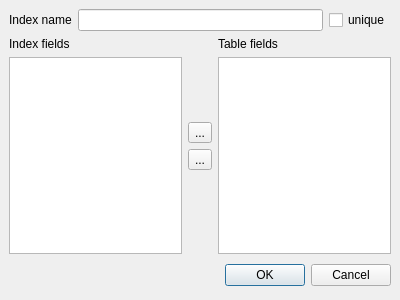
<ui version="4.0" >
 <class>DlgIndexDef</class>
 <widget class="QDialog" name="DlgIndexDef" >
  <property name="geometry" >
   <rect>
    <x>0</x>
    <y>0</y>
    <width>400</width>
    <height>300</height>
   </rect>
  </property>
  <property name="windowTitle" >
   <string>Dialog</string>
  </property>
  <layout class="QVBoxLayout" >
   <property name="spacing" >
    <number>6</number>
   </property>
   <property name="margin" >
    <number>9</number>
   </property>
   <item>
    <layout class="QHBoxLayout" >
     <property name="spacing" >
      <number>6</number>
     </property>
     <property name="margin" >
      <number>0</number>
     </property>
     <item>
      <widget class="QLabel" name="label_3" >
       <property name="text" >
        <string>Index name</string>
       </property>
      </widget>
     </item>
     <item>
      <widget class="QLineEdit" name="edIndexName" />
     </item>
     <item>
      <widget class="QCheckBox" name="chkUnique" >
       <property name="text" >
        <string>unique</string>
       </property>
      </widget>
     </item>
    </layout>
   </item>
   <item>
    <layout class="QHBoxLayout" >
     <property name="spacing" >
      <number>6</number>
     </property>
     <property name="margin" >
      <number>0</number>
     </property>
     <item>
      <layout class="QVBoxLayout" >
       <property name="spacing" >
        <number>6</number>
       </property>
       <property name="margin" >
        <number>0</number>
       </property>
       <item>
        <widget class="QLabel" name="label_2" >
         <property name="text" >
          <string>Index fields</string>
         </property>
        </widget>
       </item>
       <item>
        <widget class="QListWidget" name="lstIndex" />
       </item>
      </layout>
     </item>
     <item>
      <layout class="QVBoxLayout" >
       <property name="spacing" >
        <number>6</number>
       </property>
       <property name="margin" >
        <number>0</number>
       </property>
       <item>
        <spacer>
         <property name="orientation" >
          <enum>Qt::Vertical</enum>
         </property>
         <property name="sizeHint" stdset="0" >
          <size>
           <width>20</width>
           <height>40</height>
          </size>
         </property>
        </spacer>
       </item>
       <item>
        <widget class="QToolButton" name="btAdd" >
         <property name="text" >
          <string>...</string>
         </property>
         <property name="icon" >
          <iconset resource="../libqfgui/libqfgui.qrc" >
           <normaloff>:/libqfgui/images/left.png</normaloff>:/libqfgui/images/left.png</iconset>
         </property>
        </widget>
       </item>
       <item>
        <widget class="QToolButton" name="btRemove" >
         <property name="text" >
          <string>...</string>
         </property>
         <property name="icon" >
          <iconset resource="../libqfgui/libqfgui.qrc" >
           <normaloff>:/libqfgui/images/right.png</normaloff>:/libqfgui/images/right.png</iconset>
         </property>
        </widget>
       </item>
       <item>
        <spacer>
         <property name="orientation" >
          <enum>Qt::Vertical</enum>
         </property>
         <property name="sizeHint" stdset="0" >
          <size>
           <width>20</width>
           <height>40</height>
          </size>
         </property>
        </spacer>
       </item>
      </layout>
     </item>
     <item>
      <layout class="QVBoxLayout" >
       <property name="spacing" >
        <number>6</number>
       </property>
       <property name="margin" >
        <number>0</number>
       </property>
       <item>
        <widget class="QLabel" name="label" >
         <property name="text" >
          <string>Table fields</string>
         </property>
        </widget>
       </item>
       <item>
        <widget class="QListWidget" name="lstTable" />
       </item>
      </layout>
     </item>
    </layout>
   </item>
   <item>
    <layout class="QHBoxLayout" >
     <property name="spacing" >
      <number>6</number>
     </property>
     <property name="margin" >
      <number>0</number>
     </property>
     <item>
      <spacer>
       <property name="orientation" >
        <enum>Qt::Horizontal</enum>
       </property>
       <property name="sizeHint" stdset="0" >
        <size>
         <width>131</width>
         <height>31</height>
        </size>
       </property>
      </spacer>
     </item>
     <item>
      <widget class="QPushButton" name="okButton" >
       <property name="text" >
        <string>OK</string>
       </property>
      </widget>
     </item>
     <item>
      <widget class="QPushButton" name="cancelButton" >
       <property name="text" >
        <string>Cancel</string>
       </property>
      </widget>
     </item>
    </layout>
   </item>
  </layout>
  <action name="actionRemoveFieldFromIndex" >
   <property name="icon" >
    <iconset resource="../libqfgui/libqfgui.qrc" >
     <normaloff>:/libqfgui/images/right.png</normaloff>:/libqfgui/images/right.png</iconset>
   </property>
   <property name="text" >
    <string>RemoveFieldFromIndex</string>
   </property>
  </action>
  <action name="actionAddFieldToIndex" >
   <property name="icon" >
    <iconset resource="../libqfgui/libqfgui.qrc" >
     <normaloff>:/libqfgui/images/left.png</normaloff>:/libqfgui/images/left.png</iconset>
   </property>
   <property name="text" >
    <string>AddFieldToIndex</string>
   </property>
  </action>
 </widget>
 <resources>
  <include location="../libqfgui/libqfgui.qrc" />
  <include location="../libqfgui/libqfgui.qrc" />
 </resources>
 <connections>
  <connection>
   <sender>okButton</sender>
   <signal>clicked()</signal>
   <receiver>DlgIndexDef</receiver>
   <slot>accept()</slot>
   <hints>
    <hint type="sourcelabel" >
     <x>278</x>
     <y>253</y>
    </hint>
    <hint type="destinationlabel" >
     <x>96</x>
     <y>254</y>
    </hint>
   </hints>
  </connection>
  <connection>
   <sender>cancelButton</sender>
   <signal>clicked()</signal>
   <receiver>DlgIndexDef</receiver>
   <slot>reject()</slot>
   <hints>
    <hint type="sourcelabel" >
     <x>369</x>
     <y>253</y>
    </hint>
    <hint type="destinationlabel" >
     <x>179</x>
     <y>282</y>
    </hint>
   </hints>
  </connection>
 </connections>
</ui>
